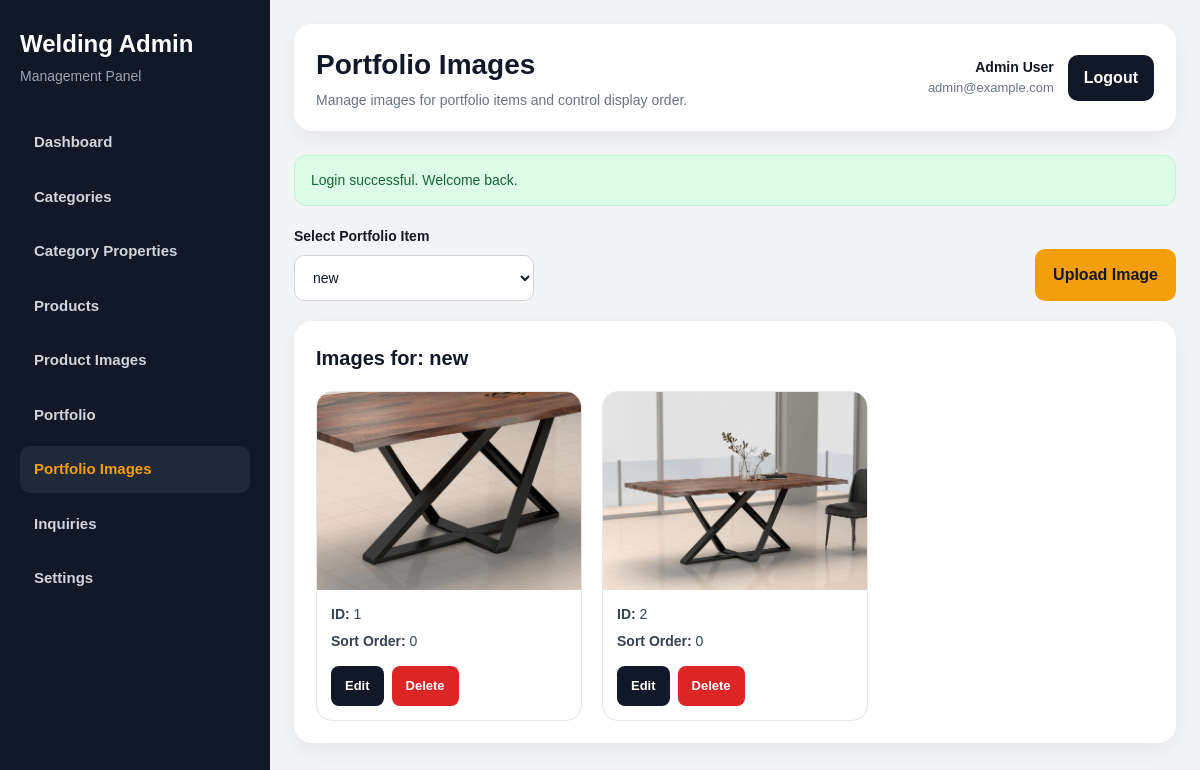
Page /admin/portfolio-images/index.php?portfolio_item_id=1 (signed in) on the committed database.
### tables this page shows
CREATE TABLE `portfolio_items` (
  `id` int NOT NULL,
  `title` varchar(200) NOT NULL,
  `slug` varchar(220) NOT NULL,
  `short_description` text,
  `full_description` text,
  `is_featured` tinyint(1) DEFAULT '0',
  `status` tinyint(1) DEFAULT '1',
  `created_at` timestamp NULL DEFAULT CURRENT_TIMESTAMP
);

CREATE TABLE `portfolio_images` (
  `id` int NOT NULL,
  `portfolio_item_id` int NOT NULL,
  `image_path` varchar(255) NOT NULL,
  `sort_order` int DEFAULT '0',
  `created_at` timestamp NULL DEFAULT CURRENT_TIMESTAMP
);

### includes/functions.php (called while the page is built, shortened)
<?php
function e($value): string
{
    return htmlspecialchars((string)($value ?? ''), ENT_QUOTES, 'UTF-8');
}
function get_flash(string $key): ?string
{
    if (!isset($_SESSION['flash'][$key])) {
        return null;
    }
    $message = $_SESSION['flash'][$key];
    return $message;
}
function generate_csrf_token(): string
{
    return $_SESSION['csrf_token'];
}

### admin/includes/auth.php (called while the page is built, shortened)
<?php
require_once __DIR__ . '/../../includes/db.php';
require_once __DIR__ . '/../../includes/functions.php';
$stmt = $pdo->prepare("SELECT id, full_name, email, created_at FROM admins WHERE id = ? LIMIT 1");
$stmt->execute([$_SESSION['admin_id']]);
$admin = $stmt->fetch();

### admin/portfolio-images/index.php (the view, shortened to what this page needs)
<?php
require_once __DIR__ . '/../includes/auth.php';
$pageHeading = 'Portfolio Images';
$pageSubheading = 'Manage images for portfolio items and control display order.';
$successMessage = get_flash('success');
$portfolioItemId = isset($_GET['portfolio_item_id']) ? (int)$_GET['portfolio_item_id'] : 0;
$itemsStmt = $pdo->query("SELECT id, title FROM portfolio_items ORDER BY title ASC");
$items = $itemsStmt->fetchAll();
$portfolioItem = null;
$images = [];
if ($portfolioItemId > 0) {
    $stmt = $pdo->prepare("SELECT * FROM portfolio_items WHERE id = ? LIMIT 1");
    $stmt->execute([$portfolioItemId]);
    $portfolioItem = $stmt->fetch();
    if ($portfolioItem) {
        $stmt = $pdo->prepare("
            SELECT *
            FROM portfolio_images
            WHERE portfolio_item_id = ?
            ORDER BY sort_order ASC, id ASC
        ");
        $stmt->execute([$portfolioItemId]);
        $images = $stmt->fetchAll();
    } else {
        set_flash('error', 'Selected portfolio item not found.');
        redirect(ADMIN_URL . 'portfolio-images/index.php');
    }
}
require_once __DIR__ . '/../includes/header.php';
?>
<div class="admin-layout">
    <?php require_once __DIR__ . '/../includes/sidebar.php'; ?>
    <main class="admin-main">
        <?php require_once __DIR__ . '/../includes/topbar.php'; ?>
        <?php if ($successMessage): ?>
            <div class="alert alert-success"><?php echo e($successMessage); ?></div>
        <?php endif; ?>
        <div class="page-toolbar">
            <form method="GET" action="" class="filter-form">
                <div class="filter-group">
                    <label for="portfolio_item_id">Select Portfolio Item</label>
                    <select name="portfolio_item_id" id="portfolio_item_id" onchange="this.form.submit()">
                        <?php foreach ($items as $item): ?>
                            <option value="<?php echo (int)$item['id']; ?>" <?php echo $portfolioItemId === (int)$item['id'] ? 'selected' : ''; ?>>
                                <?php echo e($item['title']); ?>
                            </option>
                        <?php endforeach; ?>
                    </select>
                </div>
            </form>
            <?php if ($portfolioItem): ?>
                <a href="<?php echo ADMIN_URL; ?>portfolio-images/upload.php?portfolio_item_id=<?php echo (int)$portfolioItem['id']; ?>" class="btn btn-primary">Upload Image</a>
            <?php endif; ?>
        </div>
        <section class="content-card">
            <div class="content-card-header">
                <h3><?php echo $portfolioItem ? 'Images for: ' . e($portfolioItem['title']) : 'Portfolio Images'; ?></h3>
            </div>
            <?php if (!$portfolioItem): ?>
                <div class="empty-state">
                    <p>Select a portfolio item to manage its images.</p>
                </div>
            <?php elseif (empty($images)): ?>
                <div class="empty-state">
                    <p>No images uploaded for this portfolio item yet.</p>
                </div>
            <?php else: ?>
                <div class="image-grid">
                    <?php foreach ($images as $image): ?>
                        <div class="image-card">
                            <div class="image-preview">
                                <img src="<?php echo UPLOADS_URL . 'portfolio/' . e($image['image_path']); ?>" alt="Portfolio Image">
                            </div>
                            <div class="image-card-body">
                                <div class="image-meta">
                                    <span><strong>ID:</strong> <?php echo e($image['id']); ?></span>
                                    <span><strong>Sort Order:</strong> <?php echo e($image['sort_order']); ?></span>
                                </div>
                                <div class="action-group">
                                    <a href="<?php echo ADMIN_URL; ?>portfolio-images/edit.php?id=<?php echo (int)$image['id']; ?>" class="btn btn-dark btn-sm">Edit</a>
                                    <a href="<?php echo ADMIN_URL; ?>portfolio-images/delete.php?id=<?php echo (int)$image['id']; ?>&csrf_token=<?php echo e(generate_csrf_token()); ?>" class="btn btn-danger btn-sm" onclick="return confirm('Are you sure you want to delete this image?');">Delete</a>
                                </div>
                            </div>
                        </div>
                    <?php endforeach; ?>
                </div>
            <?php endif; ?>
        </section>
    </main>
</div>
<?php require_once __DIR__ . '/../includes/footer.php'; ?>

### admin/includes/topbar.php (shortened to what this page needs)
<header class="admin-topbar">
    <div class="topbar-left">
        <div class="topbar-left-text">
            <h1><?php echo e($pageHeading ?? 'Dashboard'); ?></h1>
            <p><?php echo e($pageSubheading ?? 'Welcome to the admin panel.'); ?></p>
        </div>
    </div>
    <div class="topbar-right">
        <div class="admin-user-box">
            <span class="admin-user-name"><?php echo e($admin['full_name']); ?></span>
            <span class="admin-user-email"><?php echo e($admin['email']); ?></span>
        </div>
        <a class="logout-btn" href="<?php echo ADMIN_URL; ?>logout.php">Logout</a>
    </div>
</header>

### assets/css/admin/shared.css (style rules this page uses)
* { box-sizing: border-box; margin: 0; padding: 0; }
html, body { min-height: 100%; }
body { font-family: Arial, sans-serif; background: #f3f4f6; color: #111827; line-height: 1.5; overflow-x: hidden; }
a { text-decoration: none; }
.alert { padding: 14px 16px; border-radius: 12px; margin-bottom: 20px; font-size: 14px; }
.alert-success { background: #dcfce7; color: #166534; border: 1px solid #bbf7d0; }
.btn { display: inline-flex; align-items: center; justify-content: center; border: none; border-radius: 10px; cursor: pointer; text-decoration: none; font-weight: 700; transition: 0.2s ease; }
.btn-primary { background: #f59e0b; color: #111827; padding: 14px 18px; }
.admin-layout { display: flex; min-height: 100vh; }
.admin-main { flex: 1; min-width: 0; padding: 24px; overflow: visible; }
.admin-topbar { display: flex; justify-content: space-between; align-items: center; gap: 20px; margin-bottom: 24px; background: #ffffff; border-radius: 18px; padding: 20px 22px; box-shadow: 0 8px 24px rgba(17, 24, 39, 0.06); position: sticky; top: 24px; z-index: 100; }
.topbar-left { display: flex; align-items: center; gap: 14px; }
.topbar-left-text h1 { font-size: 28px; margin-bottom: 4px; }
.topbar-left-text p { color: #6b7280; font-size: 14px; }
.topbar-right { display: flex; align-items: center; gap: 14px; }
.admin-user-box { display: flex; flex-direction: column; text-align: right; }
.admin-user-name { font-weight: 700; font-size: 14px; }
.admin-user-email { color: #6b7280; font-size: 13px; }
.logout-btn { display: inline-flex; align-items: center; justify-content: center; background: #111827; color: #ffffff; padding: 11px 16px; border-radius: 10px; font-weight: 700; transition: 0.2s ease; }

### assets/css/admin/portfolio-images.css (style rules this page uses)
.page-toolbar { display: flex; justify-content: space-between; align-items: end; gap: 16px; margin-bottom: 20px; flex-wrap: wrap; }
.filter-form { display: flex; flex-wrap: wrap; gap: 14px; }
.filter-group { min-width: 240px; }
.filter-group label { display: block; margin-bottom: 8px; font-size: 14px; font-weight: 700; }
.filter-group select { width: 100%; padding: 13px 14px; border: 1px solid #d1d5db; border-radius: 10px; outline: none; font-size: 14px; background: #ffffff; color: #111827; }
.content-card { background: #ffffff; border-radius: 18px; padding: 22px; box-shadow: 0 8px 24px rgba(17, 24, 39, 0.06); }
.content-card-header { margin-bottom: 18px; }
.content-card-header h3 { font-size: 20px; color: #111827; }
.image-grid { display: grid; grid-template-columns: repeat(3, minmax(0, 1fr)); gap: 20px; }
.image-card { border: 1px solid #e5e7eb; border-radius: 16px; overflow: hidden; background: #fff; }
.image-preview { aspect-ratio: 4 / 3; background: #f9fafb; overflow: hidden; }
.image-preview img, .single-image-preview img { width: 100%; height: 100%; object-fit: cover; display: block; }
.image-card-body { padding: 14px; }
.image-meta { display: flex; flex-direction: column; gap: 6px; margin-bottom: 14px; font-size: 14px; color: #374151; }
.action-group { display: flex; gap: 8px; flex-wrap: wrap; }
.btn-dark { background: #111827; color: #ffffff; padding: 12px 16px; }
.btn-danger { background: #dc2626; color: #ffffff; padding: 12px 16px; }
.btn-sm { padding: 10px 14px; font-size: 13px; border-radius: 8px; }

### rows in the picture
portfolio_items: title "new"
portfolio_images: image_path (picture), id "1", sort_order "0"
portfolio_images: image_path (picture), id "2", sort_order "0"

### other values in the picture
$pageHeading "Portfolio Images"
$pageSubheading "Manage images for portfolio items and control display order."
$admin['full_name'] "Admin User"
$admin['email'] "admin@example.com"
$successMessage "Login successful. Welcome back."
form field portfolio_item_id "new"
